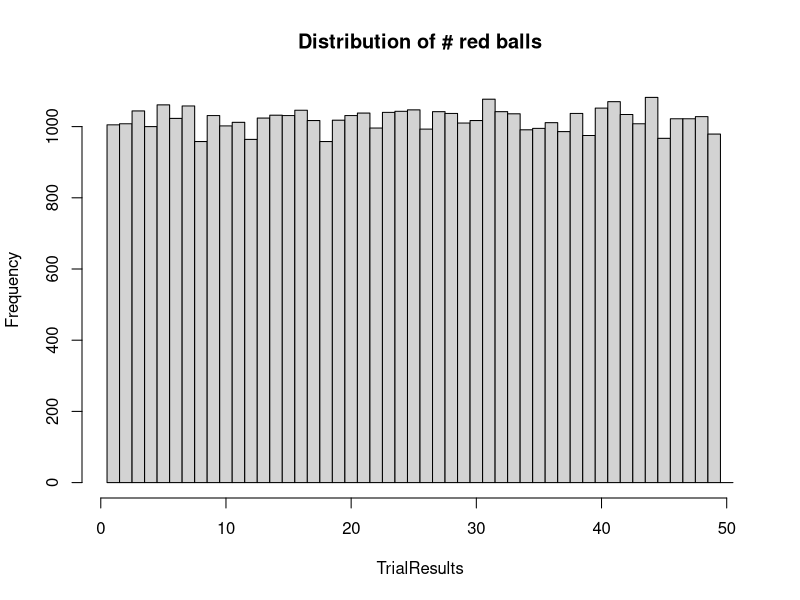
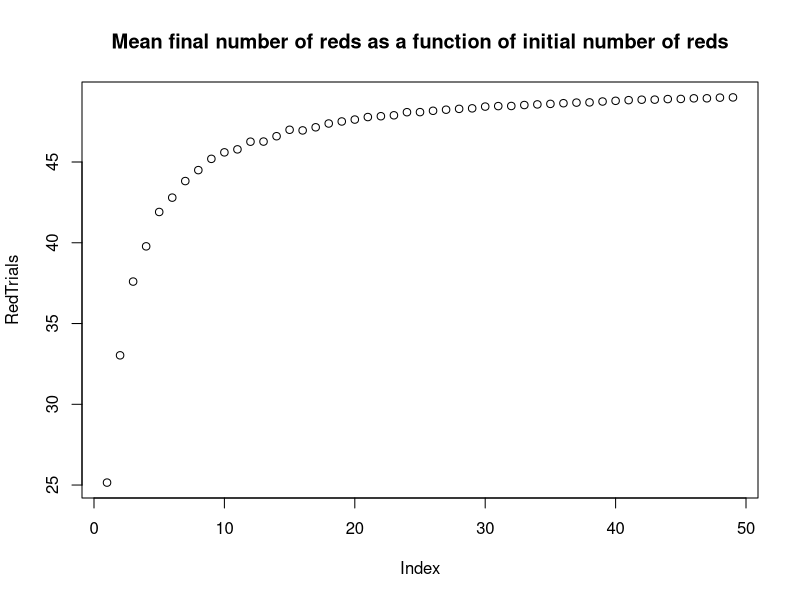
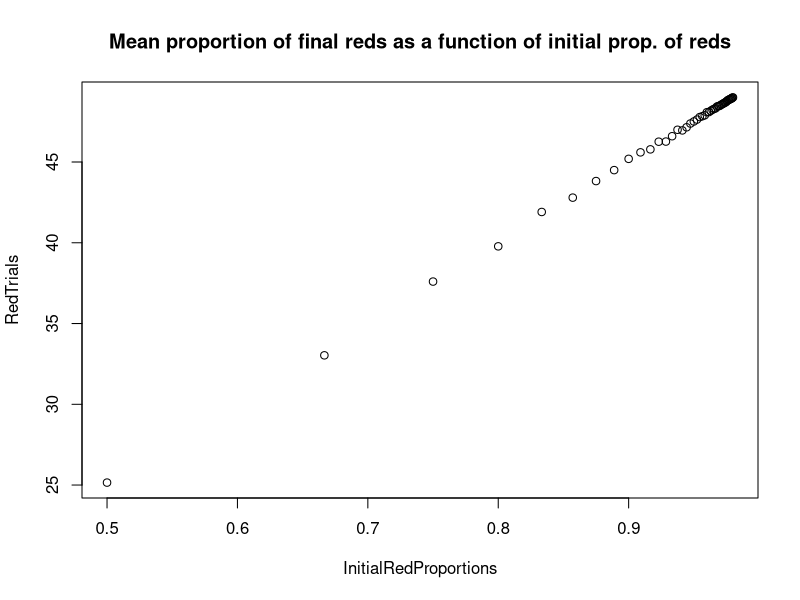

Reproduce these figures in R, in order.
## ---- chunk 1
knitr::opts_chunk$set(echo = TRUE)
## ---- chunk 2
# set the random number seed
set.seed(16)

# define your variables
# How many balls do we start with
InitialNumberOfBalls<-2
# How many balls do we need eventually
TargetNumberOfBalls<-50

UrnSim <- function(InitialNumberOfBalls, TargetNumberOfBalls){
  # set up the initial state of the urn
  Urn<-rep("NoBall",TargetNumberOfBalls)
  # we will start with two balls of different colors: "red" and "blue"
  Urn[1] <- "blue"
  for(i in 2:InitialNumberOfBalls){
    Urn[i] <- "red"
  }
  # set up a counter (NumberOfBalls) to keep track of how many balls we have
  NumberOfBalls<-sum(Urn=="red")+sum(Urn=="blue")

  # set-up a loop that pulls a ball from the urn and takes the appropriate action
  while (NumberOfBalls<TargetNumberOfBalls){
  	# draw a ball (WhichBall)
    ranball <- sample(1:NumberOfBalls,1)
  	# return the ball and add another one like it
    if(Urn[ranball] == "red"){
      Urn[NumberOfBalls + 1] <- "red"
    }else{
      Urn[NumberOfBalls + 1] <- "blue"
    }
  	# increase the counter of how many balls we have in the urn
    NumberOfBalls<-sum(Urn=="red")+sum(Urn=="blue")
  }
  return(sum(Urn == "red"))
}
## ---- chunk 3
NumTrials <- 50000
TrialResults <- rep(0,NumTrials)
for (i in 1:NumTrials){
  TrialResults[i] <- UrnSim(2,50)
}
hist(TrialResults,main="Distribution of # red balls",breaks=seq(0.5,TargetNumberOfBalls+0.5,1))
## ---- chunk 4
NumInitial <- seq(2,50,1)
RedTrials <- rep(0,length(NumInitial))
NumTrials <- 1000
for(r in 1:length(RedTrials)){
  TrialResults <- rep(0,NumTrials)
  for(i in 1:length(TrialResults)){
    TrialResults[i] <- UrnSim(NumInitial[r],50)
  }
  RedTrials[r] <- mean(TrialResults)
}
plot(RedTrials,main="Mean final number of reds as a function of initial number of reds")
## ---- chunk 5
InitialNumberOfReds <- 1:49
InitialNumberOfBalls <- 2:50
InitialRedProportions <- InitialNumberOfReds/InitialNumberOfBalls
plot(y=RedTrials,x=InitialRedProportions, main="Mean proportion of final reds as a function of initial prop. of reds")
